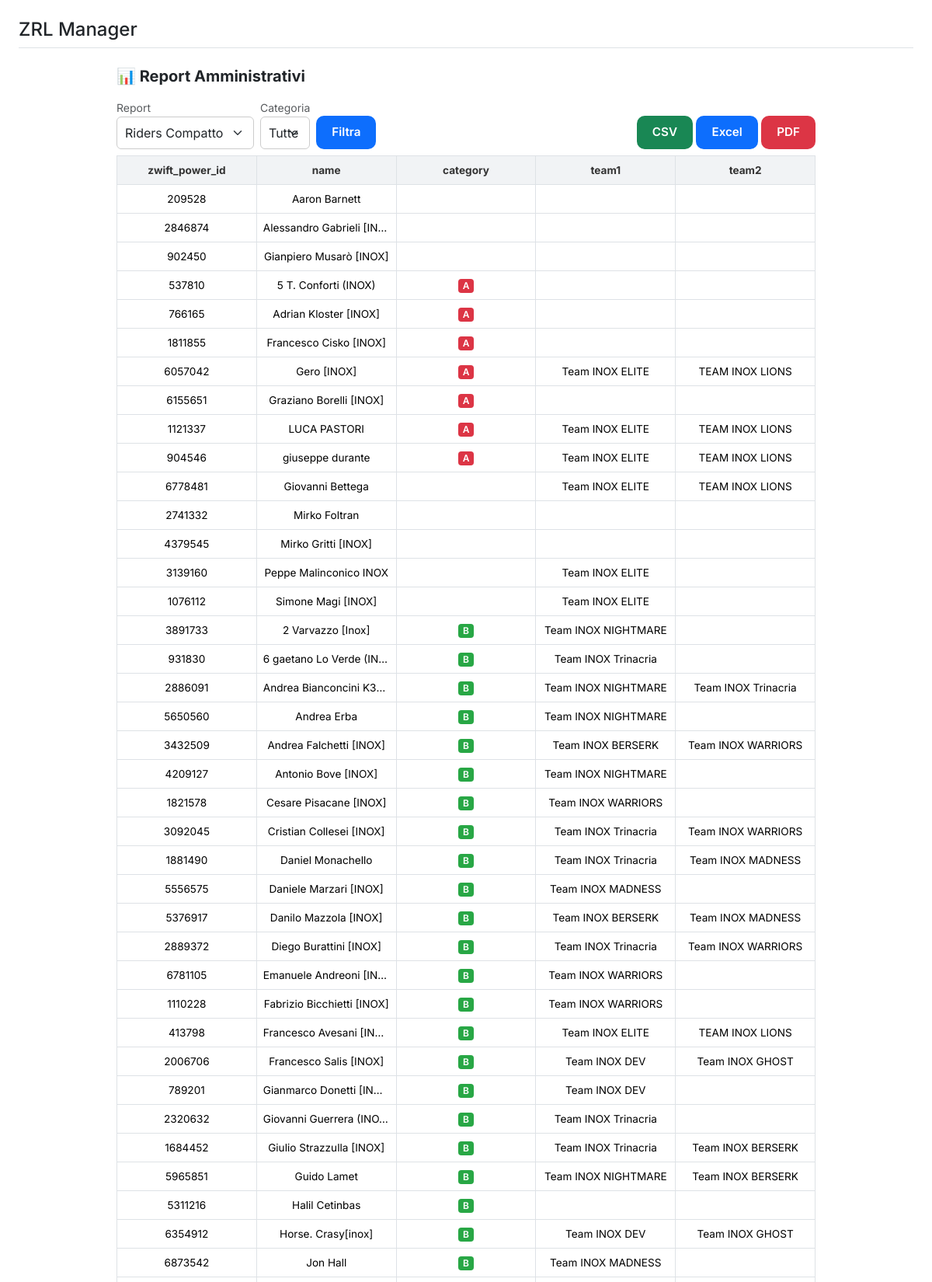
Page /admin/reports/ (upper part) on the committed database.
### tables this page shows
CREATE TABLE riders (
    zwift_power_id TEXT PRIMARY KEY,
    name TEXT NOT NULL,
    category TEXT,
    ranking REAL,
    wkg_20min REAL,
    watt_20min REAL,
    wkg_15sec REAL,
    watt_15sec REAL,
    status TEXT,
    races INTEGER,
    weight REAL,
    ftp REAL,
    age INTEGER,
    available_zrl INTEGER DEFAULT 1,
    is_captain INTEGER DEFAULT 0,
    email TEXT,
    password TEXT,
    active INTEGER DEFAULT 1,
    profile_url TEXT,
    created_at TEXT,
    country TEXT
);

### blueprints/admin/routes/admin_reports.py (the view, shortened to what this page needs)
@admin_reports_bp.route("/")
def index():
    report_type = request.args.get("report_type", "riders_compact")
    category_filter = (request.args.get("category") or "").strip().upper()
    team_filter = (request.args.get("team") or "").strip()
    conn = get_db()
    categories = [r["category"] for r in conn.execute(
        "SELECT DISTINCT category FROM riders WHERE active=1"
    ).fetchall()]
    teams_list = [r["name"] for r in conn.execute(
        "SELECT DISTINCT name FROM teams"
    ).fetchall()]
    rows, columns, lineup_per_team = [], [], {}
    race_date = None
    if report_type in ["riders", "riders_compact"]:
        query = """
            SELECT
                r.zwift_power_id,
                r.name,
                TRIM(UPPER(r.category)) AS category,
                COALESCE(GROUP_CONCAT(DISTINCT t.name), '') AS teams
            FROM riders r
            LEFT JOIN rider_teams rt ON r.zwift_power_id = rt.zwift_power_id
            LEFT JOIN teams t ON t.id = rt.team_id
            WHERE r.active = 1
        """
        params = []
        if category_filter:
            query += " AND TRIM(UPPER(r.category)) = ?"
            params.append(category_filter)
        query += " GROUP BY r.zwift_power_id, r.name, r.category ORDER BY r.category, r.name"
        df = pd.read_sql_query(query, conn, params=params)
        for col in ["zwift_power_id", "name", "category", "teams"]:
            df[col] = df[col].fillna("").astype(str).str.strip()
        split_teams = df["teams"].str.split(",", n=1, expand=True)
        df["team1"] = split_teams[0].fillna("").str.strip()
        df["team2"] = split_teams[1].fillna("").str.strip() if 1 in split_teams.columns else ""
        df = df[["zwift_power_id", "name", "category", "team1", "team2"]]
        rows = df.to_dict(orient="records")
        columns = list(df.columns)
    else:
        flash("Tipo di report non valido", "danger")
    conn.close()
    return render_template(
        "admin/reports/index.html",
        report_type=report_type,
        rows=rows,
        columns=columns,
        categories=categories,
        teams=teams_list,
        category_filter=category_filter,
        team_filter=team_filter,
        lineup_per_team=lineup_per_team if report_type in ["lineup", "team_composition"] else None,
        race_date=race_date
    )

### db.py (called while the page is built)
def _connect_db(db_path, attr_name):
    if has_app_context():
        if not hasattr(g, attr_name):
            conn = sqlite3.connect(db_path)
            conn.row_factory = sqlite3.Row
            setattr(g, attr_name, conn)
            logging.info(f"📂 Connessione Flask attiva → {db_path}")
        return getattr(g, attr_name)
    conn = sqlite3.connect(db_path)
    conn.row_factory = sqlite3.Row
    logging.info(f"📂 Connessione diretta → {db_path}")
    return conn

def get_zrl_db():
    return _connect_db(ZRL_DB_PATH, "zrl_db")

### templates/admin/reports/index.html (shortened to what this page needs)
{% extends "base.html" %}
{% block content %}
<div class="report-container">
  <h5 class="fw-bold mb-3">
    📊 Report Amministrativi
  </h5>
  <div class="report-controls">
    <form method="get" class="filter-form">
      <div>
        <label for="report_type" class="form-label mb-0 small text-muted">Report</label>
        <select name="report_type" id="report_type" class="form-select form-select-sm" onchange="this.form.submit()">
          <option value="riders_compact" {% if report_type == 'riders_compact' %}selected{% endif %}>Riders Compatto</option>
        </select>
      </div>
      {% if report_type in ['riders_compact', 'lineup', 'team_composition'] %}
      <div>
        <label for="category" class="form-label mb-0 small text-muted">Categoria</label>
        <select name="category" id="category" class="form-select form-select-sm">
          <option value="">Tutte</option>
        </select>
      </div>
      {% endif %}
      <div>
        <button class="btn btn-primary btn-sm">Filtra</button>
      </div>
    </form>
    <div class="export-buttons">
      <a href="{{ url_for('admin_reports.export_report', report_type=report_type, category=category_filter, team=team_filter, fmt='csv') }}" class="btn btn-success btn-sm">CSV</a>
      <a href="{{ url_for('admin_reports.export_report', report_type=report_type, category=category_filter, team=team_filter, fmt='xlsx') }}" class="btn btn-primary btn-sm">Excel</a>
      <a href="{{ url_for('admin_reports.export_report', report_type=report_type, category=category_filter, team=team_filter, fmt='pdf') }}" class="btn btn-danger btn-sm">PDF</a>
    </div>
  </div>
  {% if report_type == 'lineup' %}
    <div class="lineup-grid">
      {% for team, riders in lineup_per_team.items() %}
        {% set rider_list = riders|list %}
        {% set team_category = rider_list[0].category|default('OTHER') if rider_list|length > 0 else 'OTHER' %}
        {% set header_class = "thead-" + team_category %}
        <div class="team-table">
          <h6 class="fw-bold">{{ team }}</h6>
          <table class="table table-sm report-table">
            <thead>
              <tr class="{{ header_class }}">
                <th>Rider</th>
                <th>Categoria</th>
              </tr>
            </thead>
            <tbody>
              {% for i in range(6) %}
                <tr>
                  {% if rider_list[i] is defined %}
                    <td>{{ rider_list[i].rider }}</td>
                    <td><span class="badge-category badge-{{ rider_list[i].category|default('OTHER') }}">{{ rider_list[i].category|default('') }}</span></td>
                  {% else %}
                    <td>&nbsp;</td>
                    <td>&nbsp;</td>
                  {% endif %}
                </tr>
              {% endfor %}
            </tbody>
          </table>
        </div>
      {% endfor %}
    </div>
    {% else %}
    <table class="table table-sm report-table">
      <thead>
        <tr>
          {% for c in columns %}
            <th>{{ c }}</th>
          {% endfor %}
        </tr>
      </thead>
      <tbody>
        {% for row in rows %}
          <tr>
            {% for c in columns %}
              {% if c == "category" %}
                {% set badge_class = "badge-" + row[c]|default('OTHER') %}
                <td><span class="badge-category {{ badge_class }}">{{ row[c]|default('') }}</span></td>
              {% else %}
                <td>{{ row[c]|default('') }}</td>
              {% endif %}
            {% endfor %}
          </tr>
        {% endfor %}
      </tbody>
    </table>
  {% endif %}
</div>
{% endblock %}

### static/css/style.css (style rules this page uses)
* { box-sizing: border-box; margin: 0; padding: 0; }
body { font-family: 'Inter', sans-serif; background-color: #f5f7fa; color: #333; min-height: 100vh; }
input[type="text"], input[type="number"], select, .form-input, .form-select { width: 100%; padding: 8px 10px; font-size: 1rem; border-radius: 6px; border: 1px solid #ccc; background-color: #fff; transition: all 0.2s ease; }
.btn { padding: 10px 20px; font-size: 0.95rem; font-weight: 600; border-radius: 8px; border: none; cursor: pointer; transition: all 0.2s ease; }
.report-table { font-size: 0.85rem; width: 100%; border-collapse: collapse; margin-bottom: 1.5rem; table-layout: fixed; }
.report-table th, .report-table td { height: 28px; line-height: 28px; padding: 4px 8px; overflow: hidden; white-space: nowrap; text-overflow: ellipsis; vertical-align: middle; text-align: center; border: 1px solid #dee2e6; }

### static/css/custom.css (style rules this page uses)
body { font-family: 'Inter', sans-serif; background-color: #f8f9fa; color: #212529; }
a { text-decoration: none; }
.table { font-size: 0.9rem; }
.table thead th { background-color: #f1f3f5; color: #333; }
.btn { border-radius: 10px; }

### templates/base.html (style rules this page uses)
body { font-family: 'Inter', sans-serif; }

### templates/admin/reports/index.html (style rules this page uses)
.report-container { max-width: 900px; margin: 0 auto; }
.report-table { font-size: 0.85rem; width: 100%; border-collapse: collapse; margin-bottom: 1.5rem; table-layout: fixed; }
.report-table th, .report-table td { padding: 4px 8px; text-align: center; vertical-align: middle; border: 1px solid #dee2e6; height: 28px; line-height: 28px; overflow: hidden; white-space: nowrap; text-overflow: ellipsis; }
.report-table tbody tr:nth-child(even) { background-color: #f9f9f9; }
.badge-category { display: inline-block; padding: 0.25em 0.5em; font-size: 0.75rem; font-weight: 600; border-radius: 0.25rem; color: #fff; margin: 0; line-height: 1; }
.badge-A { background-color: #dc3545; }
.badge-B { background-color: #28a745; }
.report-controls { display: flex; justify-content: space-between; align-items: flex-end; margin-bottom: 0.5rem; flex-wrap: wrap; gap: 0.5rem; }
.filter-form { display: flex; gap: 0.5rem; align-items: flex-end; flex-wrap: wrap; }

### rows in the picture
riders: zwift_power_id "209528" "Aaron Barnett"
riders: zwift_power_id "2846874" "Alessandro Gabrieli [IN…"
riders: zwift_power_id "902450" "Gianpiero Musarò [INOX]"
riders: zwift_power_id "537810" "5 T. Conforti (INOX)", row "A"
riders: zwift_power_id "766165" "Adrian Kloster [INOX]", row "A"
riders: zwift_power_id "1811855" "Francesco Cisko [INOX]", row "A"
riders: zwift_power_id "6057042" "Gero [INOX]" "Team INOX ELITE" "TEAM INOX LIONS", row "A"
riders: zwift_power_id "6155651" "Graziano Borelli [INOX]", row "A"
riders: zwift_power_id "1121337" "LUCA PASTORI" "Team INOX ELITE" "TEAM INOX LIONS", row "A"
riders: zwift_power_id "904546" "giuseppe durante" "Team INOX ELITE" "TEAM INOX LIONS", row "A"
riders: zwift_power_id "6778481" "Giovanni Bettega" "Team INOX ELITE" "TEAM INOX LIONS"
riders: zwift_power_id "2741332" "Mirko Foltran"
riders: zwift_power_id "4379545" "Mirko Gritti [INOX]"
riders: zwift_power_id "3139160" "Peppe Malinconico INOX" "Team INOX ELITE"
riders: zwift_power_id "1076112" "Simone Magi [INOX]" "Team INOX ELITE"
riders: zwift_power_id "3891733" "2 Varvazzo [Inox]" "Team INOX NIGHTMARE", row "B"
riders: zwift_power_id "931830" "6 gaetano Lo Verde (IN…" "Team INOX Trinacria", row "B"
riders: zwift_power_id "2886091" "Andrea Bianconcini K31…" "Team INOX NIGHTMARE" "Team INOX Trinacria", row "B"
riders: zwift_power_id "5650560" "Andrea Erba" "Team INOX NIGHTMARE", row "B"
riders: zwift_power_id "3432509" "Andrea Falchetti [INOX]" "Team INOX BERSERK" "Team INOX WARRIORS", row "B"
riders: zwift_power_id "4209127" "Antonio Bove [INOX]" "Team INOX NIGHTMARE", row "B"
riders: zwift_power_id "1821578" "Cesare Pisacane [INOX]" "Team INOX WARRIORS", row "B"
riders: zwift_power_id "3092045" "Cristian Collesei [INOX]" "Team INOX Trinacria" "Team INOX WARRIORS", row "B"
riders: zwift_power_id "1881490" "Daniel Monachello" "Team INOX Trinacria" "Team INOX MADNESS", row "B"
riders: zwift_power_id "5556575" "Daniele Marzari [INOX]" "Team INOX MADNESS", row "B"
riders: zwift_power_id "5376917" "Danilo Mazzola [INOX]" "Team INOX BERSERK" "Team INOX MADNESS", row "B"
riders: zwift_power_id "2889372" "Diego Burattini [INOX]" "Team INOX Trinacria" "Team INOX WARRIORS", row "B"
riders: zwift_power_id "6781105" "Emanuele Andreoni [IN…" "Team INOX WARRIORS", row "B"
riders: zwift_power_id "1110228" "Fabrizio Bicchietti [INOX]" "Team INOX WARRIORS", row "B"
riders: zwift_power_id "413798" "Francesco Avesani [IN…" "Team INOX ELITE" "TEAM INOX LIONS", row "B"
riders: zwift_power_id "2006706" "Francesco Salis [INOX]" "Team INOX DEV" "Team INOX GHOST", row "B"
riders: zwift_power_id "789201" "Gianmarco Donetti [IN…" "Team INOX DEV", row "B"
riders: zwift_power_id "2320632" "Giovanni Guerrera (INOX)" "Team INOX Trinacria", row "B"
riders: zwift_power_id "1684452" "Giulio Strazzulla [INOX]" "Team INOX Trinacria" "Team INOX BERSERK", row "B"
riders: zwift_power_id "5965851" "Guido Lamet" "Team INOX NIGHTMARE" "Team INOX BERSERK", row "B"
riders: zwift_power_id "5311216" "Halil Cetinbas", row "B"
riders: zwift_power_id "6354912" "Horse. Crasy[inox]" "Team INOX DEV" "Team INOX GHOST", row "B"
riders: zwift_power_id "6873542" "Jon Hall" "Team INOX MADNESS", row "B"

### other values in the picture
{{ page_title or "ZRL Manager" }} "ZRL Manager"
{{ c }} "zwift_power_id" "name" "category" "team1" "team2"
